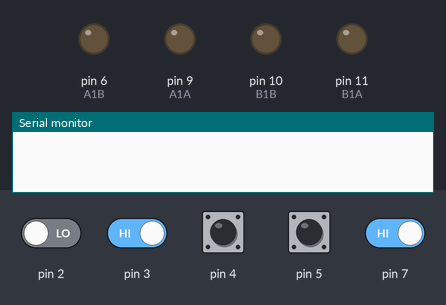
Simulated run of this sketch. Board: Arduino Uno, built with avr-gcc and run on an emulated ATmega328P. Parts: output pins drawn as LEDs (lit = HIGH), the last lines printed to the serial monitor. The inputs (shaded band) are chosen by the test bench; at power-on: pin 3–5, pin 7 HIGH, pin 2 LOW.

Above: at 1.2 s.
1.3 s: pin 7 driven LOW
At 2.5 s:
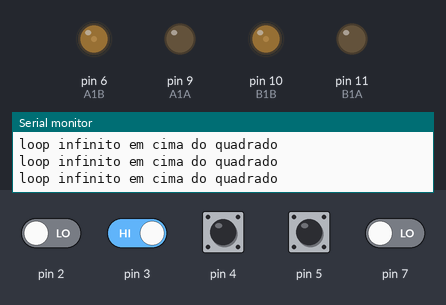
2.8 s: pin 2 driven HIGH
At 3.2 s:
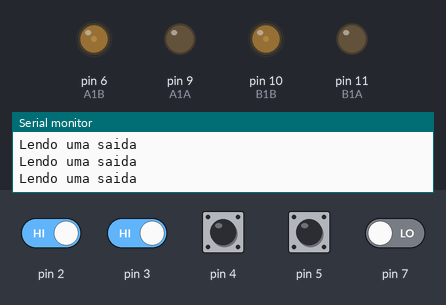
4.3 s: pin 3 driven LOW
At 5.3 s:
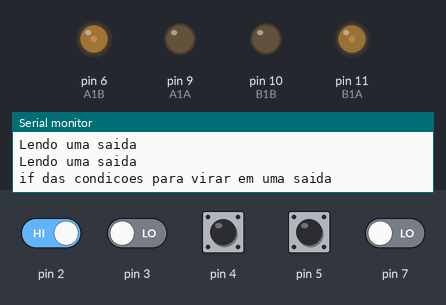
6.2 s: pin 7 driven HIGH
At 7.4 s:
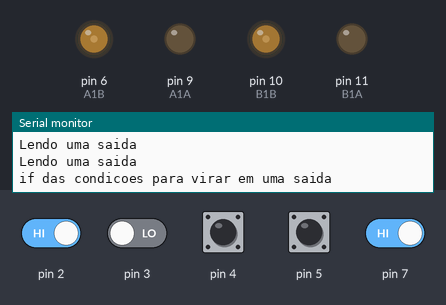
7.7 s: pin 2 driven LOW
At 8.8 s:
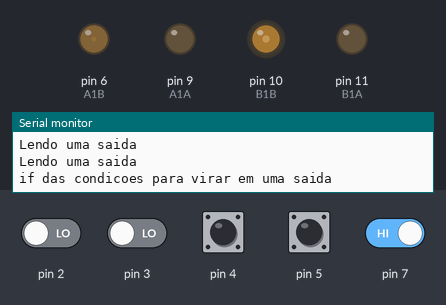
Timing chart, 0 to 10.2 s (numbered marks = the images above; inputs shaded):
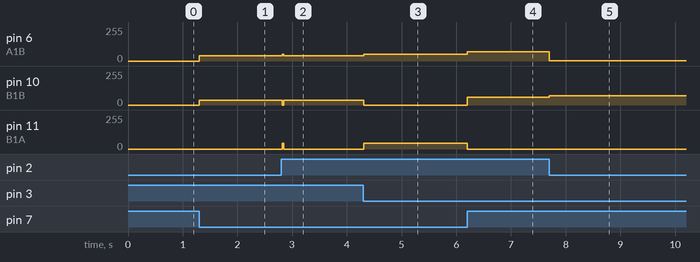

Measured:
- after the input at 1.3 s, pin 6 (A1B): 0/255 → 38/255 at once; pin 10 (B1B): 0/255 → 35/255 at once
- after the input at 2.8 s, pin 6 (A1B): 38/255 → 52/255 at once, → 38/255 0.02 s later; pin 10 (B1B): 35/255 → 0/255 at once, → 35/255 0.02 s later; pin 11 (B1A): 0/255 → 42/255 at once, → 0/255 0.02 s later
- after the input at 4.3 s, pin 6 (A1B): 38/255 → 52/255 at once; pin 10 (B1B): 35/255 → 0/255 at once; pin 11 (B1A): 0/255 → 42/255 at once
- after the input at 6.2 s, pin 6 (A1B): 52/255 → 68/255 at once; pin 10 (B1B): 0/255 → 59/255 at once; pin 11 (B1A): 42/255 → 0/255 at once
- after the input at 7.7 s, pin 6 (A1B): 68/255 → 3/255 at once; pin 10 (B1B): 59/255 → 70/255 at once

The sketch:

RoboSequelinha.ino
```cpp
#define MOTOR_DIREITO_TRAS 10 //a1a
#define MOTOR_DIREITO_FRENTE 11 //a1b
#define MOTOR_ESQUERDO_TRAS 6//b1a
#define MOTOR_ESQUERDO_FRENTE 5//b1b

#define SENSOR_01 2
#define SENSOR_02 3
#define SENSOR_03 4
#define SENSOR_04 7
#define SENSOR_05 8
#define SENSOR_CONTATO 9
#define SENSOR_PROXIMIDADE 13


int B1B = 10;  // esquedo frente
int B1A = 11;  // esquedo tras
int A1B = 6;   // direito frente
int A1A = 9;   // direito tras

int contdir = 0;
int contdirsaida = 0;
int timedir = 0;
int tempocego = 60;
float vel = 3.5;
int faixa = 0;
int faixaeqd = 0;

void setup() {

  pinMode(B1B, OUTPUT);
  pinMode(B1A, OUTPUT);
  pinMode(A1B, OUTPUT);
  pinMode(A1A, OUTPUT);
  Serial.begin(9600);
}

void loop() {

  if ((digitalRead(7) == 0) && (digitalRead(2) == 1) && (digitalRead(4) == 0) && (digitalRead(5) == 0)) {
    MotorDireita();
    Serial.println("direita 2");
  }

  if ((digitalRead(7) == 0) && (digitalRead(2) == 0) && (digitalRead(4) == 1) && (digitalRead(5) == 0)) {
    MotorEsquerda();
    Serial.println("esquerda 4");
  }

  if ((digitalRead(7) == 0) && (digitalRead(2) == 0) && (digitalRead(4) == 0) && (digitalRead(5) == 0) && (faixaeqd == 0)) {
    MotorFrente();
  }

  if ((digitalRead(7) == 0) && (digitalRead(2) == 0) && (digitalRead(4) == 0) && (digitalRead(5) == 0) && (digitalRead(3) == 0) && (faixaeqd == 1)) {
    timedir = 0;
    while (timedir < 50) {
      MotorFrenteReto();
      timedir++;
      delay(5);
      MotorFrente();
    }
    while ((digitalRead(7) == 0) && (digitalRead(2) == 0) && (digitalRead(4) == 0) && (digitalRead(5) == 0) && (digitalRead(3) == 0) && (faixaeqd == 1)) {
    MotorParar();
    //Serial.println("parou final");
  }
  }
  if ((digitalRead(7) == 0) && (digitalRead(2) == 0) && (digitalRead(5) == 1) && (digitalRead(4) == 0)) {
    MotorEsquerda();
    Serial.println("squerda 5");
  }

  if ((digitalRead(7) == 1) && (digitalRead(2) == 0) && (digitalRead(4) == 0) && (digitalRead(5) == 0)) {
    MotorDireita();
    Serial.println("direita 7");
  }

  //inicio contagem rotatoria direita
  if ((((digitalRead(7) == 0) && (digitalRead(2) == 0)) || ((digitalRead(7) == 0) && (digitalRead(4) == 0))) && (digitalRead(5) == 1) && (digitalRead(3) == 1) && (contdirsaida == 0)) {
    Serial.println("sensor meio e canto ativos e o restante inativo");
    MotorFrenteLento();
    while ((((digitalRead(7) == 0) && (digitalRead(2) == 0)) || ((digitalRead(7) == 0) && (digitalRead(4) == 0))) && (digitalRead(5) == 1)) {
      Serial.println("sensor direita meio inativo, vira um loop");
      if (((digitalRead(5) == 1) && (digitalRead(3) == 1) && (digitalRead(2) == 0)) || ((digitalRead(5) == 1) && (digitalRead(3) == 1) && (digitalRead(4) == 0))) {
        Serial.println("sensores do meio e canto ativos e do meio inativo, vai contar mais um");
        MotorFrenteLento();
        contdir = contdir + 1;
        while (((digitalRead(5) == 1) && (digitalRead(2) == 0) && (digitalRead(3) == 1)) || ((digitalRead(5) == 1) && (digitalRead(4) == 0) && (digitalRead(3) == 1))) {
          Serial.println("loop infinito em cima do quadrado");
          delay(2);
          MotorFrenteLento();
        }
      }
      //Serial.println(contdir);
      contdirsaida = 0;
    }
  }


  if ((digitalRead(3) == 1) && (digitalRead(4) == 1) && (digitalRead(5) == 1) && (contdir > 0)) {
    if ((digitalRead(3) == 1) && (digitalRead(4) == 1) && (digitalRead(5) == 1) && (contdirsaida == 0)) {
      timedir = 0;
      if (faixa == 1){
        faixaeqd = 1;
      }
      while (timedir < tempocego) {
        MotorEsquerdaBrusco();
        timedir++;
        delay(70 / vel);
        if ((digitalRead(4) == 1) && (timedir > (tempocego / 3))) {
          timedir = tempocego;
        }
        while ((digitalRead(3) == 1) && (digitalRead(4) == 1) && (digitalRead(5) == 1)) {
          Serial.println("Lendo uma saida");
          delay(2);
          MotorFrenteLento();
        }
      }
    }
    while ((digitalRead(3) == 1) && (digitalRead(4) == 1) && (digitalRead(5) == 1)) {
      Serial.println("Lendo uma saida");
      delay(2);
      MotorFrenteLento();
    }
    contdirsaida++;

    Serial.println("if das condicoes para virar em uma saida");
    //Serial.println(contdir);
    //Serial.println(contdirsaida);

    if (contdir == contdirsaida) {
      timedir = 0;

      while (timedir < tempocego) {
        MotorEsquerdaBrusco();
        timedir++;
        delay(70 / vel);
        if ((digitalRead(4) == 1) && (timedir > (tempocego / 11))) {
          timedir = tempocego;
        }
      }

      //Serial.println("virou a direita");
      contdirsaida = 0;
      contdir = 0;

    }
  }

  //Serial.println("loop de toda programa");
  //termino contagem rotatoria direita


  // inicio para facha de pedestre
  if ((digitalRead(7) == 1) && (digitalRead(2) == 1) && (digitalRead(4) == 1) && (digitalRead(5) == 1) && (digitalRead(3) == 0)) {
    while (digitalRead(7) == 1) {
      if ((digitalRead(7) == 1) && (digitalRead(2) == 0) && (digitalRead(4) == 1) && (digitalRead(5) == 1)) {
        MotorDireita();
        //Serial.println("direita");
      }

      if ((digitalRead(7) == 1) && (digitalRead(2) == 1) && (digitalRead(4) == 0) && (digitalRead(5) == 1)) {
        MotorEsquerda();
        //Serial.println("esquerda");
      }

      if ((digitalRead(7) == 1) && (digitalRead(2) == 1) && (digitalRead(4) == 1) && (digitalRead(5) == 1) && (digitalRead(3) == 0)) {
        MotorFrente();
      }

      if ((digitalRead(7) == 1) && (digitalRead(2) == 1) && (digitalRead(5) == 0) && (digitalRead(4) == 1)) {
        MotorEsquerda();
        //Serial.println("sensor 3");
      }

      if ((digitalRead(7) == 0) && (digitalRead(2) == 1) && (digitalRead(4) == 1) && (digitalRead(5) == 1)) {
        MotorDireita();
        //Serial.println("sensor 2");
      }
    }
    timedir = 0;
    while (timedir < 400) {
      MotorFrenteReto();
      timedir++;
      delay(5);
      if ((digitalRead(7) == 0) && (digitalRead(2) == 1) && (digitalRead(4) == 0) && (digitalRead(5) == 0)) {
        MotorDireita();
        //Serial.println("direita");
      }

      if ((digitalRead(7) == 0) && (digitalRead(2) == 0) && (digitalRead(4) == 1) && (digitalRead(5) == 0)) {
        MotorEsquerda();
        //Serial.println("esquerda");
      }

      if ((digitalRead(7) == 0) && (digitalRead(2) == 0) && (digitalRead(5) == 1) && (digitalRead(4) == 0)) {
        MotorEsquerda();
        //Serial.println("sensor 3");
      }

      if ((digitalRead(7) == 1) && (digitalRead(2) == 0) && (digitalRead(4) == 0) && (digitalRead(5) == 0)) {
      MotorDireita();
      //Serial.println("sensor 2");
      }

      //Serial.println("andou 3 segundos");
      if ((digitalRead(7) == 0) && (digitalRead(2) == 0) && (digitalRead(3) == 0) && (digitalRead(4) == 0) && (digitalRead(5) == 0)) {
        timedir = 500;
      }
    }
    timedir = 0;
    while (timedir < 150) {
      MotorParar();
      timedir++;
      delay(5);
      //Serial.println("parou 5 segundos");
    }
    timedir = 0;
    while (timedir < 400) {
      MotorFrenteReto();
      timedir++;
      delay(5);
      //Serial.println("andou 3 segundos cego");
      faixa = 1;
    }
  }
  //Serial.println(faixa);
  //Serial.println(faixaeqd);
}


void MotorDireita() {
  analogWrite(B1B, (vel * 20));
  digitalWrite(A1A, LOW);
  analogWrite(A1B, (vel * 1));
  digitalWrite(B1A, LOW);
  delay(2);
  //Serial.println("motor direita");
}

void MotorEsquerda() {
  analogWrite(A1B, (vel * 20));
  digitalWrite(B1A, LOW);
  analogWrite(B1B, (vel * 1));
  digitalWrite(A1A, LOW);
  delay(2);
  //Serial.println("motor esquerda");
}


void MotorEsquerdaBrusco() {
  analogWrite(A1B, (vel * 15));
  analogWrite(B1A, (vel * 12));
  digitalWrite(B1B, LOW);
  digitalWrite(A1A, LOW);
  delay(2);
  //Serial.println("motor esquerda brusco");
}

void MotorFrente() {
  digitalWrite(B1A, LOW);
  digitalWrite(A1A, LOW);
  analogWrite(A1B, (vel * 19.5));
  analogWrite(B1B, (vel * 17));
  //Serial.println("motor frente");
}

void MotorParar() {
  digitalWrite(A1B, LOW);
  digitalWrite(B1B, LOW);
  digitalWrite(B1A, LOW);
  digitalWrite(A1A, LOW);
  delay(2);
  //Serial.println("motor parar");
}

void MotorFrenteLento() {
  digitalWrite(B1A, LOW);
  digitalWrite(A1A, LOW);
  analogWrite(A1B, (vel * 11));
  analogWrite(B1B, (vel * 10));
  //Serial.println("motor frente lento");
}

void MotorFrenteReto() {
  digitalWrite(B1A, LOW);
  digitalWrite(A1A, LOW);
  analogWrite(A1B, (vel * 11));
  analogWrite(B1B, (vel * 10));
  //Serial.println("motor frente lento");
}
```
